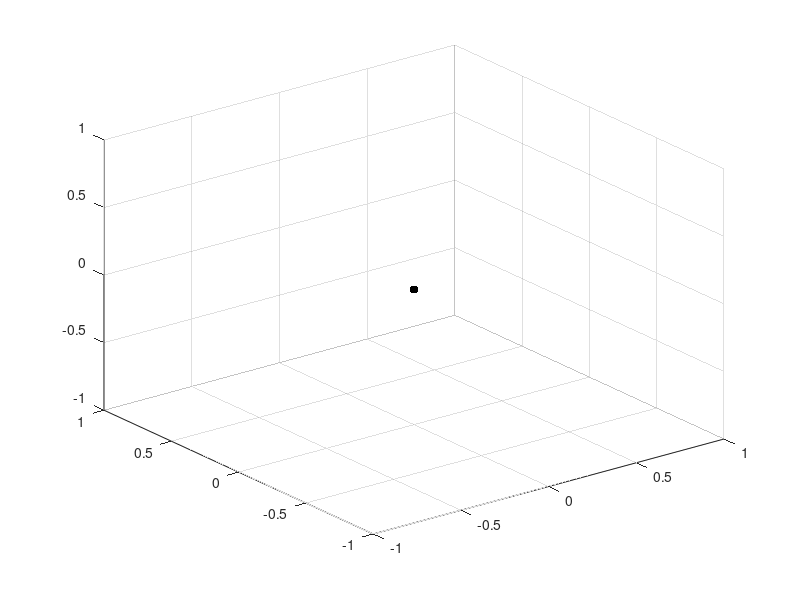

This figure's MATLAB source: (Note: this script raises an error after producing the figure.)
clear all;
format long;
load data/1step1te-2.mat;
addpath('functions','drawManipulator1');
global d L0;

inteval = 1;
number = fix(length(t)/inteval);
pos = zeros(number,3);
Error = zeros(number,3);
index = 0;

xMax = 70; xMin = -60; yMax = 70; yMin = -60; zMin = 0; zMax = 140;
figure;
set(gcf, 'position', [300,300,400,400]);
j = 1;

i = 2001;
color = 7;
scatter3(0,0,0,'k','filled');hold on;
drawManipulator1(q(:,i),color);
h1 = plot3(xd(1, 1:10:number), xd(2, 1:10:number), xd(3, 1:10:number),'-r','linewidth',1); grid on;
h2 = plot3(xa(1, 1:40:i)', xa(2, 1:40:i)', xa(3, 1:40:i)','-.o','color',[0, 0.4470, 0.7410],'linewidth',1);
if i ==1
    legend([h1, h2],'Desired path','Actual trajectory','Location','best','fontsize', 22, 'FontName', 'times new Roman', 'NumColumns',2);
end
axis equal;
hold off;


set(gca,'FontSize',22);
axis([xMin xMax yMin yMax zMin zMax]);
set(gca, 'xtick', xMin:40:xMax);
set(gca, 'ytick', yMin:40:yMax);
set(gca, 'ztick', zMin:40:zMax);
xlabel('X (mm)','FontName', 'times new Roman','fontsize', 22);
ylabel('Y (mm)','FontName', 'times new Roman','fontsize', 22);
zlabel('Z (mm)','FontName', 'times new Roman','fontsize', 22);


